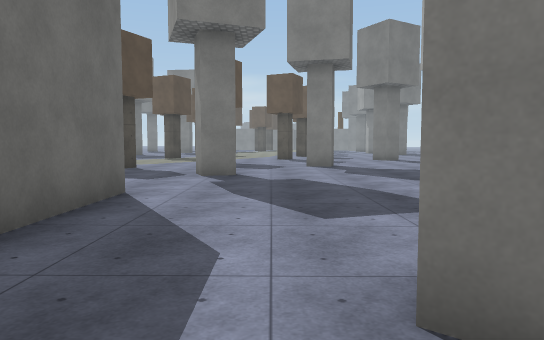
view 1 (above)

22 first-person views from a walk through a scene from a Unity 3-D project. The camera is 1.4 m above the floor, tilts 4° down and sees 70° across. The floor is counted in squares, 2 m on a side. Each view is taken from the middle of a square. On the plan, view 1 faces up. The plan holds only what a view shows up to about 11 squares ahead; the rest is blank. The place goes on beyond the plan. The player is left out. Surface patterns are stand-ins for the level's own textures.

view 2
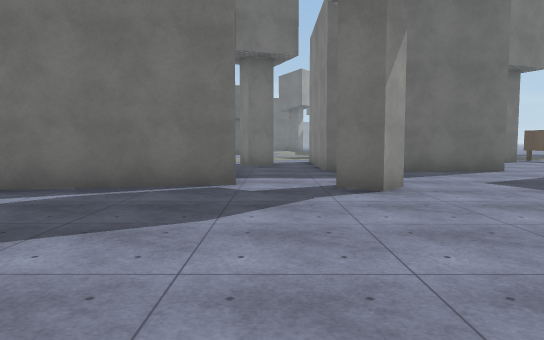

view 3
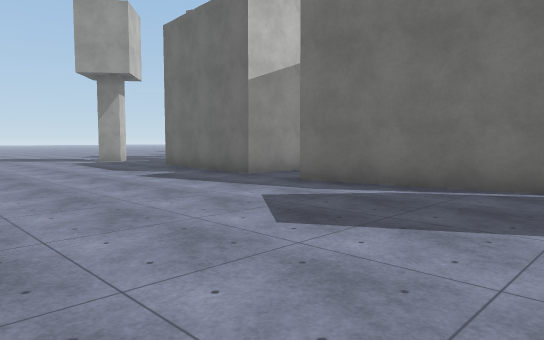

view 4
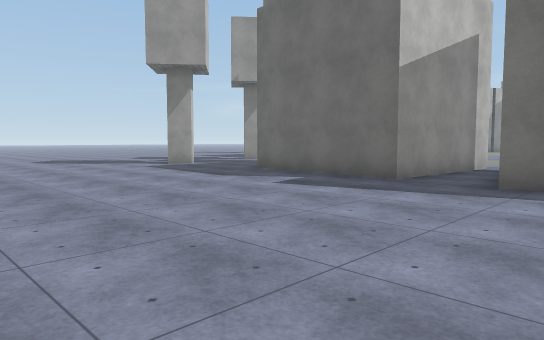

view 5
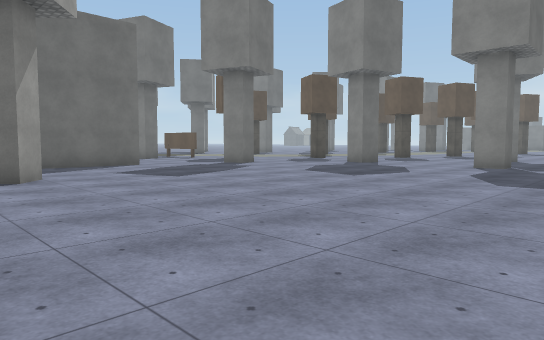

view 6
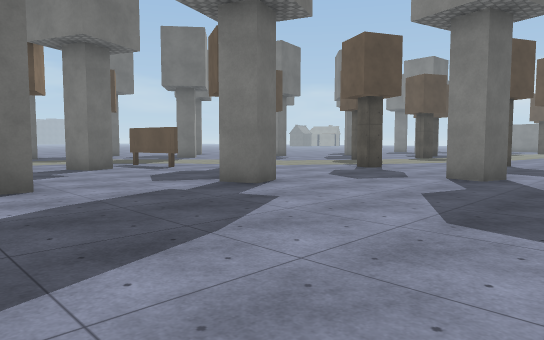

view 7
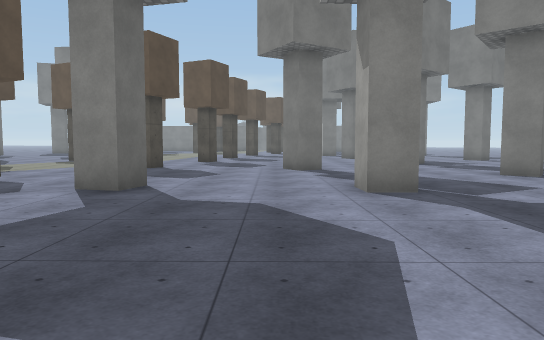

view 8
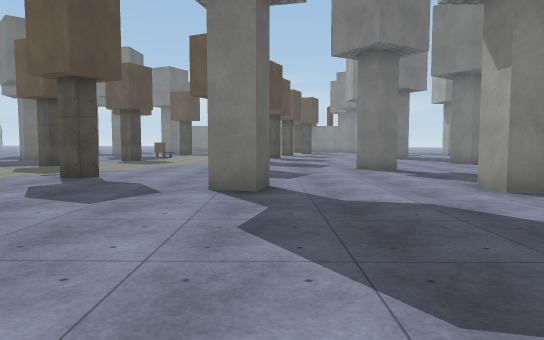

view 9
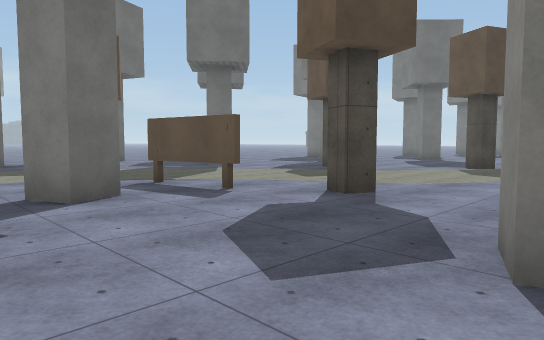

view 10
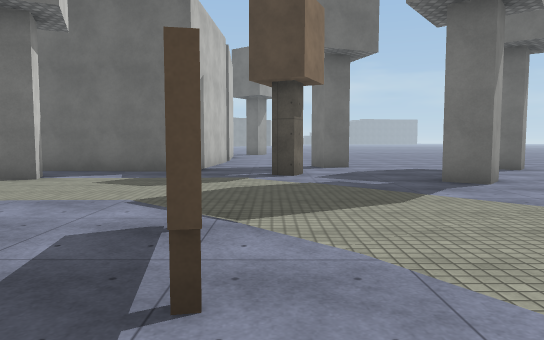

view 11
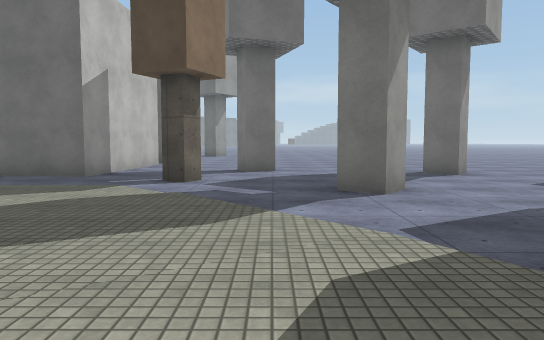

view 12
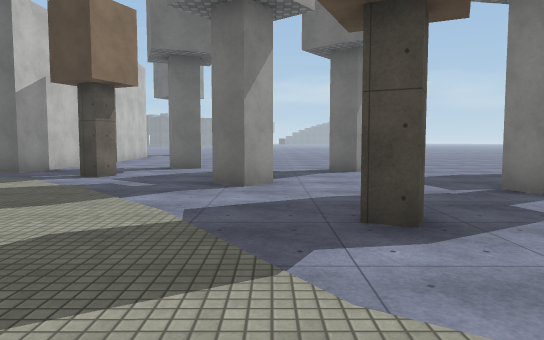

view 13
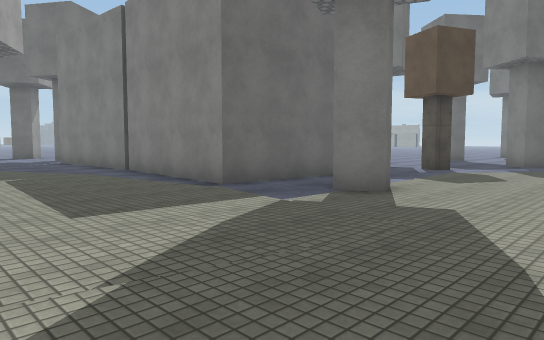

view 14
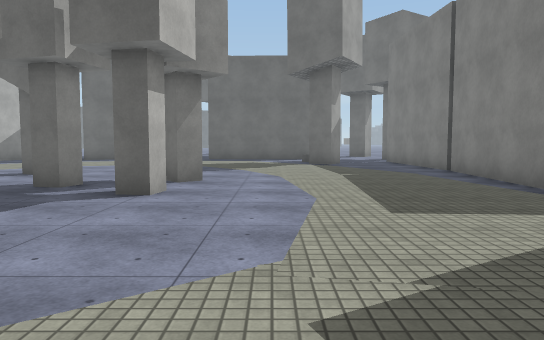

view 15
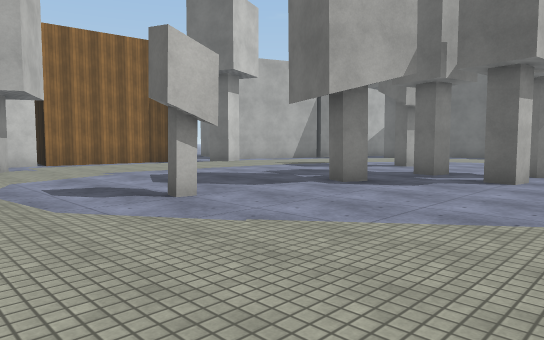

view 16
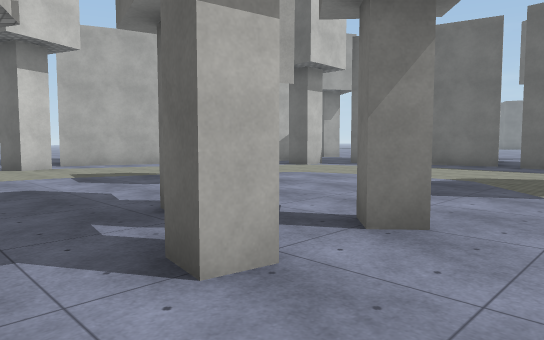

view 17
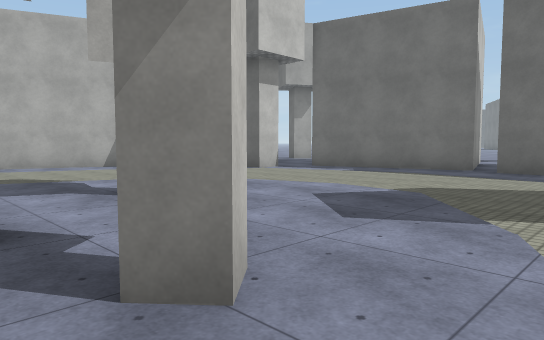

view 18
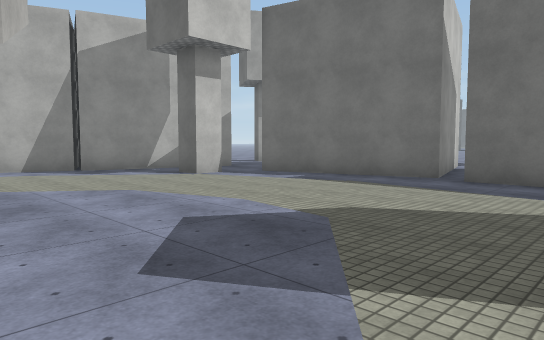

view 19
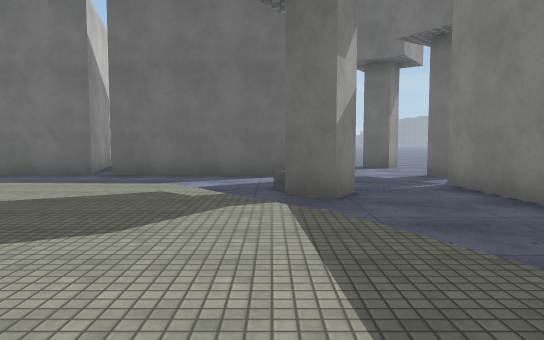

view 20
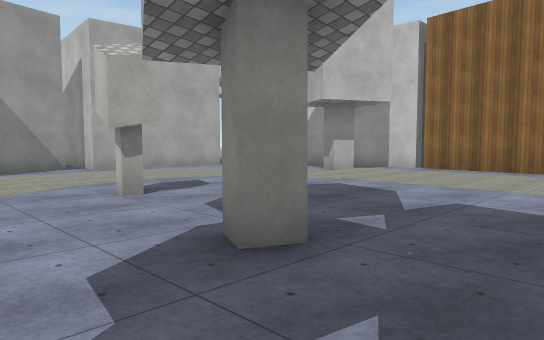

view 21
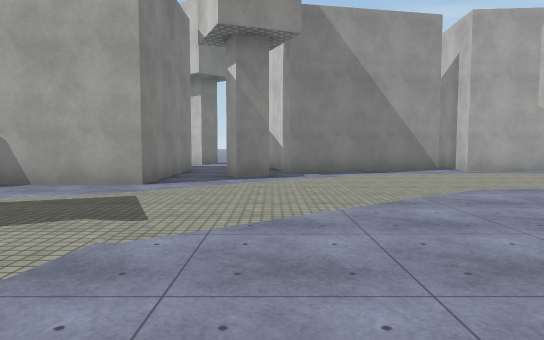

view 22
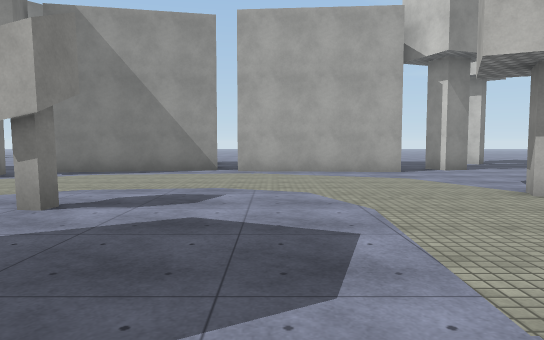

### Floor plan
Points are (right, up) in squares from view 1. A wall is a line through its corners. A room is listed if a view was taken in it or the views show most of it. See-through windows are left out.
Room 1 (view 1)
walls: (-2.1, 1.3) (-3.5, 1.3); (-3.3, -1.4) (-2.1, -1.2); (-4, 0) (-3.7, -0.6); (1.1, 1) (0.5, 1.5)
ways out: opening at (-4, 1) to room 2; opening at (-0.5, 2) to room 2; opening at (1, 0) to room 2
Room 2 (views 2, 3, 4, 5, 6, 7, 8, 9, 10, 11, 12, 13, 14, 15, 16, 17, 18, 19, 20, 21, 22)
walls: (-3.5, 1.3) (-6.2, 1.3) (-6.2, 3.8); (-3.7, -0.6) (-4.4, -0.9) (-4.7, -0.3) (-4, 0); (-2.1, 5.5) (-2.1, 1.3); (0.8, -0.5) (1.6, -4.7); (0.9, 2.1) (1.6, 1.6) (1.1, 1); (-2.5, -5.5) (-3.3, -1.4); (-5.9, 8.2) (-5.6, 7.5) (-6.4, 7.2); (-11.8, 5.4) (-11, 5.7) (-10.8, 5) (-11.5, 4.7); (-12.3, -4.2) (-12, -3.7) (-11.6, -3.9) (-11.8, -4.4); (-1.1, 9.2) (-0.8, 8.4) (-1.5, 8.2) (-1.8, 8.9); (-3.2, -10.4) (-2.9, -6.1) (1.3, -6.4) (1, -10.6); (-8.2, -11.1) (-7.9, -10.5) (-7.3, -10.8); (-17.5, 4.3) (-21.8, 4.1); (-16.1, 8.4) (-12.9, 8.2) (-13.2, 4) (-17.4, 4.3); (-2.3, -12.4) (-2.6, -11.7) (-2, -11.4); (-10.9, 14) (-10.3, 13.6) (-10.8, 12.9); (-14.5, 12.2) (-14.2, 11.4) (-14.9, 11.1); (-15, -10.6) (-14.2, -10.3) (-13.9, -11); (-20.7, 2.3) (-20, 1.8) (-20.5, 1.1); (6.1, 12.4) (6.1, 11.6) (5.4, 11.5) (5.3, 12.4); (-23.4, 1.4) (-23.5, -2.6); (5.4, 16.4) (4.7, 15.9) (4.3, 16.6); (-19.8, -11.4) (-19.5, -10.7); (-23.9, -3.1) (-22.8, -7.3); (-21.7, -9.8) (-16, -12.1)
ways out: opening at (-4, 1) to room 1; opening at (-0.5, 2) to room 1; opening at (1, 0) to room 1; opening at (-22.5, 1.5); opening at (-20.5, 3); opening at (-15, 9.5); opening at (-12, 14.3); gap at (-24, -3); gap at (5, 17)
objects: block (-17, -5) to (-16, -5); block (-15, -2); block (-14, -3); block (-13, -2); block (-12, 10); block (-9, -4); block (-8, 6); block (-8, 15); other object (-7, 9) to (-6, 10); block (-5, 17) to (-4, 17); block (-4, 11); block (-2, 14); block (0, 17) to (1, 17)

Where each view was taken, in squares from view 1:
view 1: 0 up, 0 right, facing up
view 2: 0 up, 7 right, facing left
view 3: 0 up, 7 right, facing down-left
view 4: 3 down, 8 right, facing down-left
view 5: 0 up, 9 right, facing up-left
view 6: 4 up, 4 right, facing up-left
view 7: 6 up, 4 right, facing up
view 8: 6 up, 2 right, facing up
view 9: 6 up, 1 left, facing up-left
view 10: 10 up, 4 left, facing left
view 11: 12 up, 5 left, facing left
view 12: 14 up, 4 left, facing left
view 13: 0 up, 8 left, facing up-left
view 14: 0 up, 8 left, facing left
view 15: 0 up, 6 left, facing down-left
view 16: 0 up, 12 left, facing down-left
view 17: 0 up, 14 left, facing down-left
view 18: 0 up, 16 left, facing down-left
view 19: 1 up, 15 left, facing left
view 20: 2 down, 14 left, facing down-right
view 21: 1 down, 13 left, facing right
view 22: 7 down, 13 left, facing right
